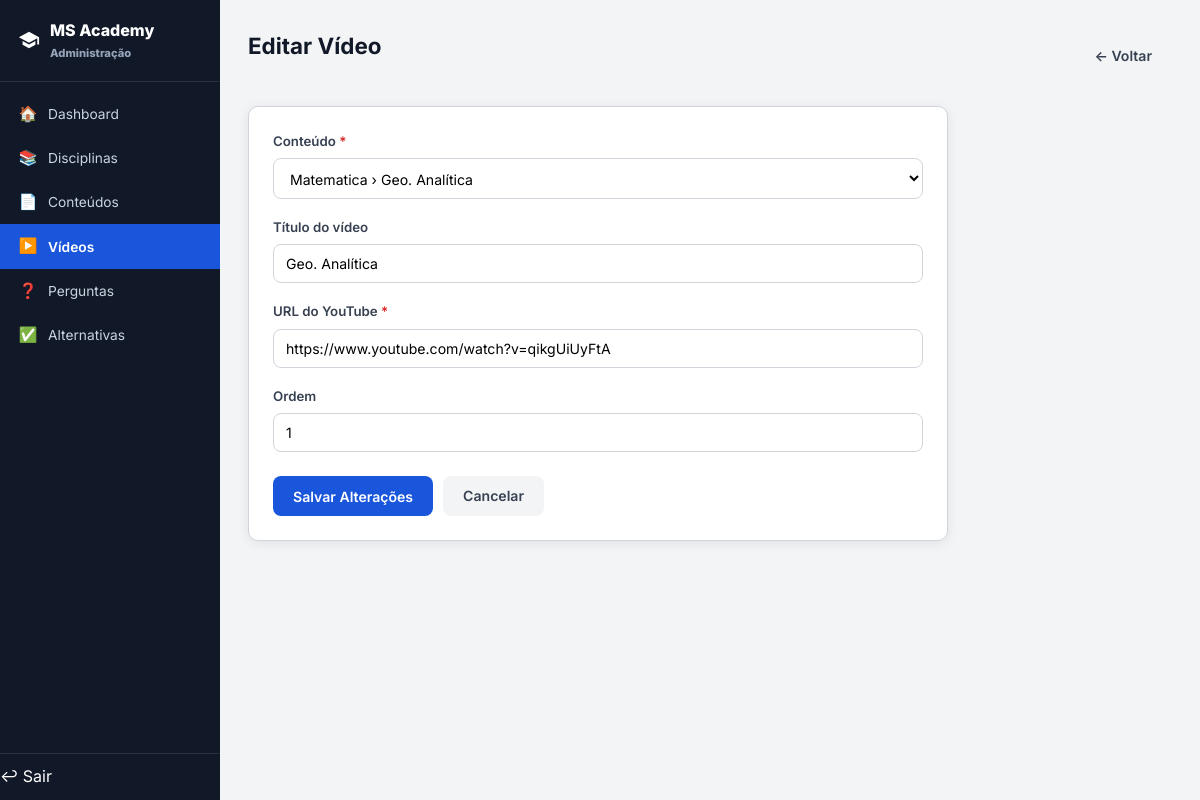
Screenshot of /admin/video/editar.php?id=6 (signed in) with the database file from the repository.
### tables this page shows
CREATE TABLE `video` (
  `id` int NOT NULL AUTO_INCREMENT,
  `conteudo_id` int NOT NULL,
  `titulo` varchar(200) DEFAULT NULL,
  `url` varchar(500) NOT NULL,
  `ordem` int DEFAULT '1',
  PRIMARY KEY (`id`),
  KEY `fk_video_conteudo` (`conteudo_id`),
  CONSTRAINT `fk_video_conteudo` FOREIGN KEY (`conteudo_id`) REFERENCES `conteudo` (`id`) ON DELETE CASCADE
);

CREATE TABLE `conteudo` (
  `id` int NOT NULL AUTO_INCREMENT,
  `disciplina_id` int NOT NULL,
  `titulo` varchar(200) NOT NULL,
  `resumo` text,
  `html` longtext NOT NULL,
  `ordem` int DEFAULT '1',
  `criado_em` timestamp NULL DEFAULT CURRENT_TIMESTAMP,
  `atualizado_em` timestamp NULL DEFAULT CURRENT_TIMESTAMP ON UPDATE CURRENT_TIMESTAMP,
  PRIMARY KEY (`id`),
  KEY `fk_conteudo_disciplina` (`disciplina_id`),
  CONSTRAINT `fk_conteudo_disciplina` FOREIGN KEY (`disciplina_id`) REFERENCES `disciplina` (`id`) ON DELETE CASCADE
);

CREATE TABLE `disciplina` (
  `id` int NOT NULL AUTO_INCREMENT,
  `nome` varchar(100) NOT NULL,
  `descricao` text,
  PRIMARY KEY (`id`)
);

### includes/funcoes.php (called while the page is built, shortened)
<?php
function h($str) {
    return htmlspecialchars((string)$str, ENT_QUOTES, 'UTF-8');
}

### admin/video/editar.php (the view, shortened to what this page needs)
<?php
require_once __DIR__ . '/../includes/admin_init.php';
$id = (int)($_GET['id'] ?? 0);
$stmt = $conn->prepare("SELECT * FROM video WHERE id=?"); $stmt->bind_param("i",$id); $stmt->execute();
$video = $stmt->get_result()->fetch_assoc();
$conteudos = $conn->query("SELECT c.id, c.titulo, d.nome AS disc FROM conteudo c JOIN disciplina d ON d.id=c.disciplina_id ORDER BY d.nome,c.titulo")->fetch_all(MYSQLI_ASSOC);
require_once __DIR__ . '/../includes/admin_header.php';
?>
<div class="page-header"><h2>Editar Vídeo</h2><a href="listar.php" class="btn btn-ghost">← Voltar</a></div>
<div class="form-card">
  <form method="POST">
    <div class="form-group">
      <label>Conteúdo <span style="color:var(--red)">*</span></label>
      <select name="conteudo_id" required>
        <?php foreach ($conteudos as $c): ?>
          <option value="<?= $c['id'] ?>" <?= (($_POST['conteudo_id'] ?? $video['conteudo_id']) == $c['id']) ? 'selected' : '' ?>>
            <?= h($c['disc']) ?> › <?= h($c['titulo']) ?>
          </option>
        <?php endforeach; ?>
      </select>
    </div>
    <div class="form-group">
      <label>Título do vídeo</label>
      <input type="text" name="titulo" value="<?= h($_POST['titulo'] ?? $video['titulo']) ?>"/>
    </div>
    <div class="form-group">
      <label>URL do YouTube <span style="color:var(--red)">*</span></label>
      <input type="url" name="url" required value="<?= h($_POST['url'] ?? $video['url']) ?>"/>
    </div>
    <div class="form-group">
      <label>Ordem</label>
      <input type="number" name="ordem" min="1" value="<?= h($_POST['ordem'] ?? $video['ordem']) ?>"/>
    </div>
    <div class="form-actions">
      <button type="submit" class="btn btn-primary">Salvar Alterações</button>
      <a href="listar.php" class="btn btn-ghost">Cancelar</a>
    </div>
  </form>
</div>
<?php require_once __DIR__ . '/../includes/admin_footer.php'; ?>

### assets/css/style.css (style rules this page uses)
*, *::before, *::after { box-sizing: border-box; margin: 0; padding: 0; }
:root { --blue: #1A56DB; --blue-dark: #1240A8; --blue-light: #EBF2FF; --blue-soft: #DBEAFE; --gray-900: #111827; --gray-700: #374151; --gray-500: #6B7280; --gray-300: #D1D5DB; --gray-100: #F3F4F6; --green: #059669; --green-soft: #D1FAE5; --red: #DC2626; --red-soft: #FEE2E2; --orange: #D97706; --orange-soft:#FEF3C7; --white: #FFFFFF; --radius: 10px; --shadow: 0 2px 12px rgba(0,0,0,0.08); --shadow-lg: 0 8px 32px rgba(0,0,0,0.13); --transition: 0.18s ease; }
html { font-size: 16px; scroll-behavior: smooth; }
body { font-family: 'Inter', system-ui, -apple-system, sans-serif; color: var(--gray-900); background: var(--white); line-height: 1.6; min-height: 100vh; display: flex; flex-direction: column; }
a { color: inherit; text-decoration: none; }
button { cursor: pointer; font-family: inherit; border: none; outline: none; }
h2 { font-size: 1.4rem; font-weight: 700; }
.btn { display: inline-flex; align-items: center; justify-content: center; gap: 8px; padding: 9px 20px; border-radius: 8px; font-weight: 600; font-size: 0.88rem; transition: all var(--transition); cursor: pointer; border: none; font-family: inherit; }
.btn-primary { background: var(--blue); color: var(--white); }
.btn-ghost { background: var(--gray-100); color: var(--gray-700); }
.admin-content h2 { margin-bottom: 20px; }
.page-header { display: flex; align-items: center; justify-content: space-between; margin-bottom: 22px; }
.form-card { background: var(--white); border: 1px solid var(--gray-300); border-radius: var(--radius); padding: 24px; box-shadow: var(--shadow); max-width: 700px; }
.form-group { margin-bottom: 18px; }
.form-group label { display: block; font-size: .83rem; font-weight: 600; margin-bottom: 6px; color: var(--gray-700); }
.form-group input[type="text"], .form-group input[type="email"], .form-group input[type="password"], .form-group input[type="number"], .form-group input[type="url"], .form-group select, .form-group textarea { width: 100%; padding: 10px 12px; border: 1.5px solid var(--gray-300); border-radius: 8px; font-size: .88rem; font-family: inherit; outline: none; transition: border-color var(--transition); background: var(--white); }
.form-actions { display: flex; gap: 10px; padding-top: 6px; }

### rows the page displays
video: conteudo_id "Matematica › Geo. Analítica", titulo "Geo. Analítica", url "https://www.youtube.com/watch?v=qikgUiUyFtA", ordem "1"

### other values shown
$icon "🏠 📚 📄 ▶️ ❓ ✅"
$label "Dashboard Disciplinas Conteúdos Vídeos Perguntas Alternativas"
